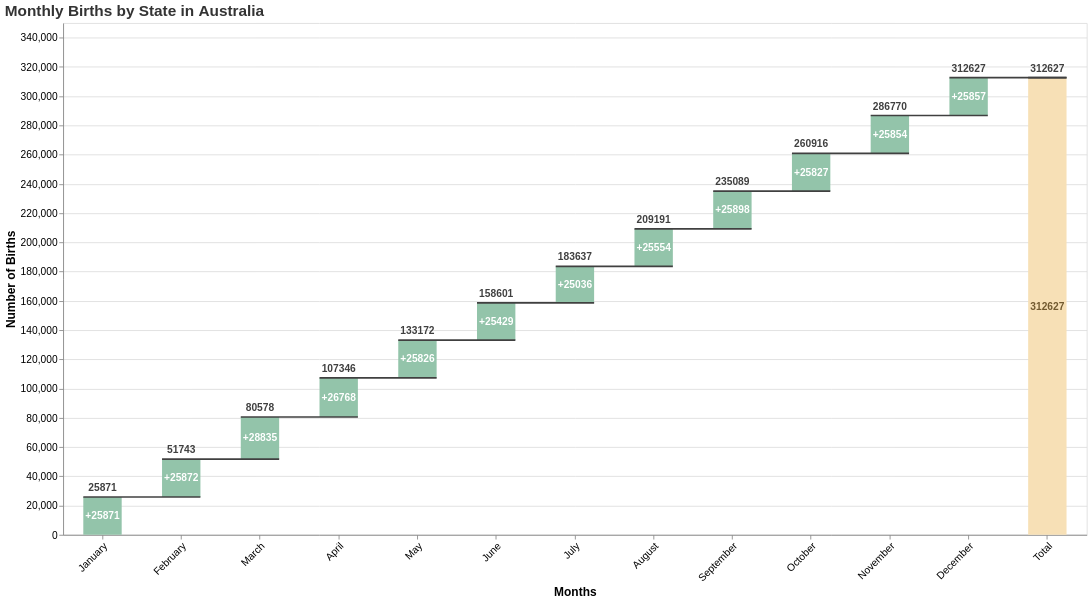

Vega-Lite specification stored for this chart:
### Vega-Lite specification from a JSON file in a GitHub repository (floating-point values rounded to 4 significant figures)
{"$schema": "https://vega.github.io/schema/vega-lite/v5.json", "width": 1200, "height": 600, "title": {"text": "Monthly Births by State in Australia", "fontSize": 18, "anchor": "start", "color": "#333"}, "background": null, "params": [{"name": "selected_state", "value": "All", "bind": {"input": "select", "options": ["All", "NSW", "Vic", "Qld", "WA", "SA", "Tas", "ACT", "NT"], "labels": ["All", "New South Wales", "Victoria", "Queensland", "Western Australia", "South Australia", "Tasmania", "Australian Capital Territory", "Northern Territory"], "name": "Select States: "}}], "data": {"values": [{"label": "January", "NSW": 8106, "Vic": 6622, "Qld": 5130, "WA": 2851, "SA": 1771, "Tas": 496, "ACT": 551, "NT": 344, "All": 25871}, {"label": "February", "NSW": 7984, "Vic": 6904, "Qld": 5177, "WA": 2860, "SA": 1636, "Tas": 466, "ACT": 507, "NT": 338, "All": 25872}, {"label": "March", "NSW": 9092, "Vic": 7482, "Qld": 5829, "WA": 3140, "SA": 1827, "Tas": 543, "ACT": 584, "NT": 338, "All": 28835}, {"label": "April", "NSW": 8465, "Vic": 6820, "Qld": 5478, "WA": 2958, "SA": 1701, "Tas": 474, "ACT": 518, "NT": 354, "All": 26768}, {"label": "May", "NSW": 8541, "Vic": 7084, "Qld": 5418, "WA": 2941, "SA": 1746, "Tas": 513, "ACT": 558, "NT": 351, "All": 25826}, {"label": "June", "NSW": 8443, "Vic": 6648, "Qld": 5407, "WA": 2912, "SA": 1656, "Tas": 527, "ACT": 546, "NT": 305, "All": 25429}, {"label": "July", "NSW": 8397, "Vic": 6872, "Qld": 5514, "WA": 2813, "SA": 1611, "Tas": 504, "ACT": 530, "NT": 305, "All": 25036}, {"label": "August", "NSW": 8227, "Vic": 6649, "Qld": 5328, "WA": 2767, "SA": 1651, "Tas": 501, "ACT": 539, "NT": 303, "All": 25554}, {"label": "September", "NSW": 8104, "Vic": 6701, "Qld": 5227, "WA": 2916, "SA": 1636, "Tas": 508, "ACT": 541, "NT": 281, "All": 25898}, {"label": "October", "NSW": 8349, "Vic": 6924, "Qld": 5120, "WA": 2917, "SA": 1701, "Tas": 502, "ACT": 509, "NT": 325, "All": 25827}, {"label": "November", "NSW": 7850, "Vic": 6374, "Qld": 4817, "WA": 2775, "SA": 1587, "Tas": 539, "ACT": 519, "NT": 283, "All": 25854}, {"label": "December", "NSW": 7751, "Vic": 6709, "Qld": 4938, "WA": 2826, "SA": 1658, "Tas": 508, "ACT": 558, "NT": 299, "All": 25857}, {"label": "Total", "NSW": 0, "Vic": 0, "Qld": 0, "WA": 0, "SA": 0, "Tas": 0, "ACT": 0, "NT": 0, "All": 0}]}, "transform": [{"calculate": "datum[selected_state]", "as": "amount"}, {"window": [{"op": "sum", "field": "amount", "as": "cumulative_sum"}]}, {"window": [{"op": "max", "field": "cumulative_sum", "as": "total_sum"}]}, {"calculate": "datum.label === 'Total' ? 0 : datum.cumulative_sum - datum.amount", "as": "previous_sum"}, {"calculate": "datum.label === 'Total' ? datum.total_sum : datum.cumulative_sum", "as": "sum"}, {"calculate": "datum.label === 'Total' ? datum.total_sum : datum.amount", "as": "amount"}, {"calculate": "datum.label !== 'Total' && datum.amount > 0 ? '+' + datum.amount : datum.amount", "as": "text_amount"}, {"calculate": "(datum.sum + datum.previous_sum) / 2", "as": "center"}, {"calculate": "selected_state == 'NSW' ? '#E69F00' : selected_state == 'Vic' ? '#56B4E9' : selected_state == 'Qld' ? '#009E73' : selected_state == 'WA' ? '#F0E442' : selected_state == 'SA' ? '#0072B2' : selected_state == 'Tas' ? '#D55E00' : selected_state == 'ACT' ? '#CC79A7' : selected_state == 'NT' ? '#999999' : '#93c4aa'", "as": "state_color"}, {"window": [{"op": "lead", "field": "label", "as": "lead"}]}, {"calculate": "datum.lead === null ? datum.label : datum.lead", "as": "lead"}], "encoding": {"x": {"field": "label", "type": "ordinal", "axis": {"labelAngle": -45, "title": "Months", "labelFontSize": 12, "titleFontSize": 14}, "sort": ["January", "February", "March", "April", "May", "June", "July", "August", "September", "October", "November", "December", "Total"]}}, "layer": [{"mark": {"type": "bar", "size": 45}, "encoding": {"y": {"field": "previous_sum", "type": "quantitative", "title": "Number of Births", "axis": {"labelFontSize": 12, "titleFontSize": 14}}, "y2": {"field": "sum"}, "color": {"condition": [{"test": "datum.label === 'Total'", "value": "#f7e0b6"}], "value": {"expr": "datum.state_color"}}}}, {"mark": {"type": "rule", "color": "#404040", "opacity": 1, "strokeWidth": 2, "xOffset": -22.5, "x2Offset": 22.5}, "encoding": {"x": {"field": "label"}, "x2": {"field": "lead"}, "y": {"field": "sum", "type": "quantitative"}}}, {"mark": {"type": "text", "dy": {"expr": "datum.amount >= 0 ? -4 : 14"}, "baseline": {"expr": "datum.amount >= 0 ? 'bottom' : 'top'"}, "fontWeight": "bold", "color": "#404040", "fontSize": 12}, "encoding": {"x": {"field": "label"}, "y": {"field": "sum", "type": "quantitative"}, "text": {"field": "sum", "type": "quantitative"}}}, {"mark": {"type": "text", "fontWeight": "bold", "baseline": "middle", "fontSize": 12}, "encoding": {"x": {"field": "label"}, "y": {"field": "center", "type": "quantitative"}, "text": {"field": "text_amount", "type": "nominal"}, "color": {"condition": [{"test": "datum.label === 'Total'", "value": "#725a30"}], "value": "white"}}}], "config": {"axis": {"labelFontSize": 12, "titleFontSize": 14}, "title": {"fontSize": 20, "fontWeight": "bold", "anchor": "start", "color": "#404040"}, "text": {"fontWeight": "bold", "color": "#404040"}}}
